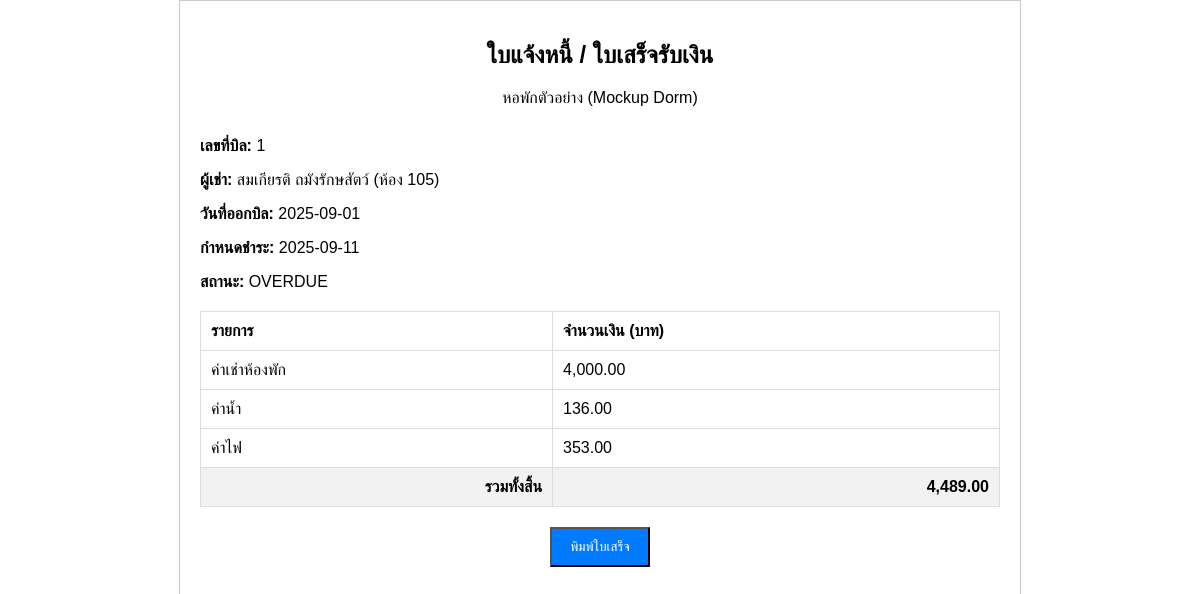
The app's page /billings/receipt.php?id=1 with its own data.
### tables this page shows
CREATE TABLE billings (
    billing_id INT AUTO_INCREMENT PRIMARY KEY,
    lease_id INT,
    billing_date DATE,
    due_date DATE,
    rent_amount DECIMAL(10,2),
    water_bill DECIMAL(10,2),
    electric_bill DECIMAL(10,2),
    total_amount DECIMAL(10,2),
    status ENUM('unpaid','paid','overdue') DEFAULT 'unpaid',
    FOREIGN KEY (lease_id) REFERENCES leases(lease_id)
);

CREATE TABLE tenants (
    tenant_id INT AUTO_INCREMENT PRIMARY KEY,
    full_name VARCHAR(100) NOT NULL,
    phone VARCHAR(20),
    email VARCHAR(100),
    id_number VARCHAR(20),
    created_at TIMESTAMP DEFAULT CURRENT_TIMESTAMP
);

CREATE TABLE rooms (
    room_id INT AUTO_INCREMENT PRIMARY KEY,
    room_number VARCHAR(10) NOT NULL,
    floor INT,
    room_type VARCHAR(50),
    price_per_month DECIMAL(10,2),
    status ENUM('available','occupied','maintenance') DEFAULT 'available'
);

### public_html/billings/receipt.php (the view, shortened to what this page needs)
<?php
include('../config/db_connect.php');
if(isset($_GET['id'])){
    $id = $_GET['id'];
    $sql = "SELECT b.*, t.full_name, r.room_number
            FROM billings b
            LEFT JOIN leases l ON b.lease_id = l.lease_id
            LEFT JOIN tenants t ON l.tenant_id = t.tenant_id
            LEFT JOIN rooms r ON l.room_id = r.room_id
            WHERE b.billing_id = ?";
    $stmt = $conn->prepare($sql);
    $stmt->bind_param("i", $id);
    $stmt->execute();
    $result = $stmt->get_result();
    $bill = $result->fetch_assoc();
}
?>
<!DOCTYPE html>
<html lang="th">
<head>
</head>
<body>
    <div class="header">
        <h2>ใบแจ้งหนี้ / ใบเสร็จรับเงิน</h2>
        <p>หอพักตัวอย่าง (Mockup Dorm)</p>
    </div>
    <div class="info">
        <p><b>เลขที่บิล:</b> <?= $bill['billing_id'] ?></p>
        <p><b>ผู้เช่า:</b> <?= htmlspecialchars($bill['full_name']) ?> (ห้อง <?= htmlspecialchars($bill['room_number']) ?>)</p>
        <p><b>วันที่ออกบิล:</b> <?= $bill['billing_date'] ?></p>
        <p><b>กำหนดชำระ:</b> <?= $bill['due_date'] ?></p>
        <p><b>สถานะ:</b> <?= strtoupper($bill['status']) ?></p>
    </div>
    <table>
        <tr>
            <th>รายการ</th>
            <th>จำนวนเงิน (บาท)</th>
        </tr>
        <tr>
            <td>ค่าเช่าห้องพัก</td>
            <td><?= number_format($bill['rent_amount'], 2) ?></td>
        </tr>
        <tr>
            <td>ค่าน้ำ</td>
            <td><?= number_format($bill['water_bill'], 2) ?></td>
        </tr>
        <tr>
            <td>ค่าไฟ</td>
            <td><?= number_format($bill['electric_bill'], 2) ?></td>
        </tr>
        <tr>
            <td class="total">รวมทั้งสิ้น</td>
            <td class="total"><?= number_format($bill['total_amount'], 2) ?></td>
        </tr>
    </table>
    <button onclick="window.print()" class="btn-print">พิมพ์ใบเสร็จ</button>
</body>
</html>

### public_html/billings/receipt.php (style rules this page uses)
body { font-family: 'Sarabun', sans-serif; max-width: 800px; margin: 0 auto; padding: 20px; border: 1px solid #ccc; }
.header { text-align: center; margin-bottom: 30px; }
.info { margin-bottom: 20px; }
table { width: 100%; border-collapse: collapse; margin-top: 20px; }
th, td { border: 1px solid #ddd; padding: 10px; text-align: left; }
.total { font-weight: bold; text-align: right; background-color: #f2f2f2; }
.btn-print { display: block; width: 100px; margin: 20px auto; padding: 10px; background: #007bff; color: white; text-align: center; text-decoration: none; cursor: pointer; }

### records on screen
billings: billing_id "1", tenants.full_name "สมเกียรติ ถมังรักษสัตว์", rooms.room_number "105", billing_date "2025-09-01", due_date "2025-09-11", status "OVERDUE", rent_amount "4,000.00", water_bill "136.00", electric_bill "353.00", total_amount "4,489.00"
